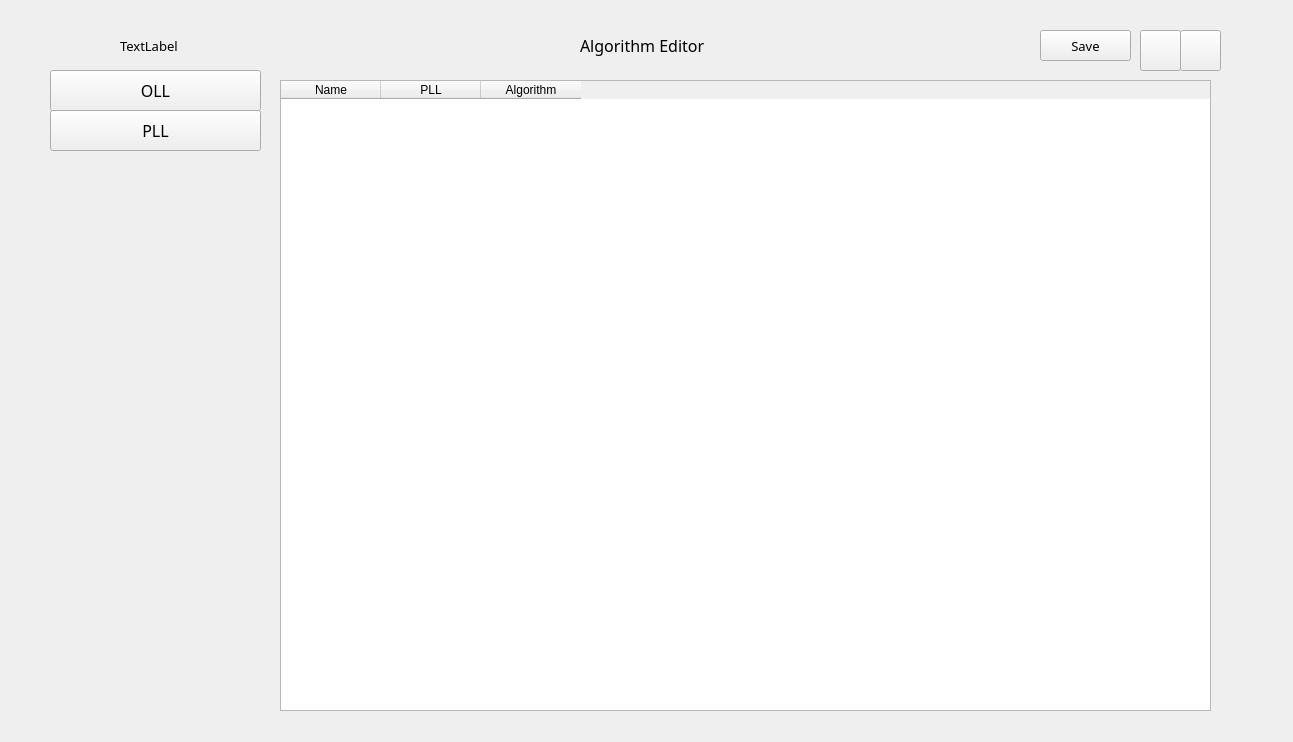
<?xml version="1.0" encoding="UTF-8"?>
<ui version="4.0">
 <class>AlgWindow</class>
 <widget class="QMainWindow" name="AlgWindow">
  <property name="geometry">
   <rect>
    <x>0</x>
    <y>0</y>
    <width>1293</width>
    <height>742</height>
   </rect>
  </property>
  <property name="windowTitle">
   <string>Algorithm</string>
  </property>
  <widget class="QWidget" name="centralwidget">
   <widget class="QWidget" name="widget" native="true">
    <property name="geometry">
     <rect>
      <x>50</x>
      <y>20</y>
      <width>1181</width>
      <height>51</height>
     </rect>
    </property>
    <widget class="QPushButton" name="minButton">
     <property name="geometry">
      <rect>
       <x>1090</x>
       <y>10</y>
       <width>41</width>
       <height>41</height>
      </rect>
     </property>
     <property name="text">
      <string/>
     </property>
    </widget>
    <widget class="QPushButton" name="closeButton">
     <property name="geometry">
      <rect>
       <x>1130</x>
       <y>10</y>
       <width>41</width>
       <height>41</height>
      </rect>
     </property>
     <property name="text">
      <string/>
     </property>
    </widget>
    <widget class="QLabel" name="logo">
     <property name="geometry">
      <rect>
       <x>20</x>
       <y>10</y>
       <width>31</width>
       <height>31</height>
      </rect>
     </property>
     <property name="text">
      <string/>
     </property>
    </widget>
    <widget class="QLabel" name="id">
     <property name="geometry">
      <rect>
       <x>70</x>
       <y>10</y>
       <width>141</width>
       <height>31</height>
      </rect>
     </property>
     <property name="font">
      <font>
       <family>Microsoft YaHei</family>
       <pointsize>10</pointsize>
      </font>
     </property>
     <property name="text">
      <string>TextLabel</string>
     </property>
    </widget>
    <widget class="QPushButton" name="save_btn">
     <property name="geometry">
      <rect>
       <x>990</x>
       <y>10</y>
       <width>91</width>
       <height>31</height>
      </rect>
     </property>
     <property name="font">
      <font>
       <family>Microsoft YaHei</family>
       <pointsize>10</pointsize>
       <weight>50</weight>
       <bold>false</bold>
      </font>
     </property>
     <property name="text">
      <string>Save</string>
     </property>
    </widget>
    <widget class="QLabel" name="id_2">
     <property name="geometry">
      <rect>
       <x>530</x>
       <y>10</y>
       <width>171</width>
       <height>31</height>
      </rect>
     </property>
     <property name="font">
      <font>
       <family>Microsoft YaHei</family>
       <pointsize>12</pointsize>
      </font>
     </property>
     <property name="text">
      <string>Algorithm Editor</string>
     </property>
    </widget>
   </widget>
   <widget class="QWidget" name="widget_2" native="true">
    <property name="geometry">
     <rect>
      <x>50</x>
      <y>70</y>
      <width>211</width>
      <height>651</height>
     </rect>
    </property>
    <widget class="QPushButton" name="oll_btn">
     <property name="geometry">
      <rect>
       <x>0</x>
       <y>0</y>
       <width>211</width>
       <height>41</height>
      </rect>
     </property>
     <property name="font">
      <font>
       <family>Microsoft YaHei</family>
       <pointsize>12</pointsize>
      </font>
     </property>
     <property name="text">
      <string>OLL</string>
     </property>
    </widget>
    <widget class="QPushButton" name="pll_btn">
     <property name="geometry">
      <rect>
       <x>0</x>
       <y>40</y>
       <width>211</width>
       <height>41</height>
      </rect>
     </property>
     <property name="font">
      <font>
       <family>Microsoft YaHei</family>
       <pointsize>12</pointsize>
      </font>
     </property>
     <property name="text">
      <string>PLL</string>
     </property>
    </widget>
   </widget>
   <widget class="QWidget" name="widget_3" native="true">
    <property name="geometry">
     <rect>
      <x>260</x>
      <y>70</y>
      <width>971</width>
      <height>651</height>
     </rect>
    </property>
    <widget class="QStackedWidget" name="stackedWidget">
     <property name="geometry">
      <rect>
       <x>20</x>
       <y>10</y>
       <width>931</width>
       <height>631</height>
      </rect>
     </property>
     <property name="currentIndex">
      <number>1</number>
     </property>
     <widget class="QWidget" name="oll_page">
      <widget class="QTableWidget" name="oll_table">
       <property name="geometry">
        <rect>
         <x>0</x>
         <y>0</y>
         <width>931</width>
         <height>631</height>
        </rect>
       </property>
       <column>
        <property name="text">
         <string>OLL</string>
        </property>
       </column>
       <column>
        <property name="text">
         <string>Algorithm</string>
        </property>
       </column>
      </widget>
     </widget>
     <widget class="QWidget" name="pll_page">
      <widget class="QTableWidget" name="pll_table">
       <property name="geometry">
        <rect>
         <x>0</x>
         <y>0</y>
         <width>931</width>
         <height>631</height>
        </rect>
       </property>
       <column>
        <property name="text">
         <string>Name</string>
        </property>
       </column>
       <column>
        <property name="text">
         <string>PLL</string>
        </property>
       </column>
       <column>
        <property name="text">
         <string>Algorithm</string>
        </property>
       </column>
      </widget>
     </widget>
    </widget>
   </widget>
  </widget>
 </widget>
 <resources/>
 <connections/>
</ui>
